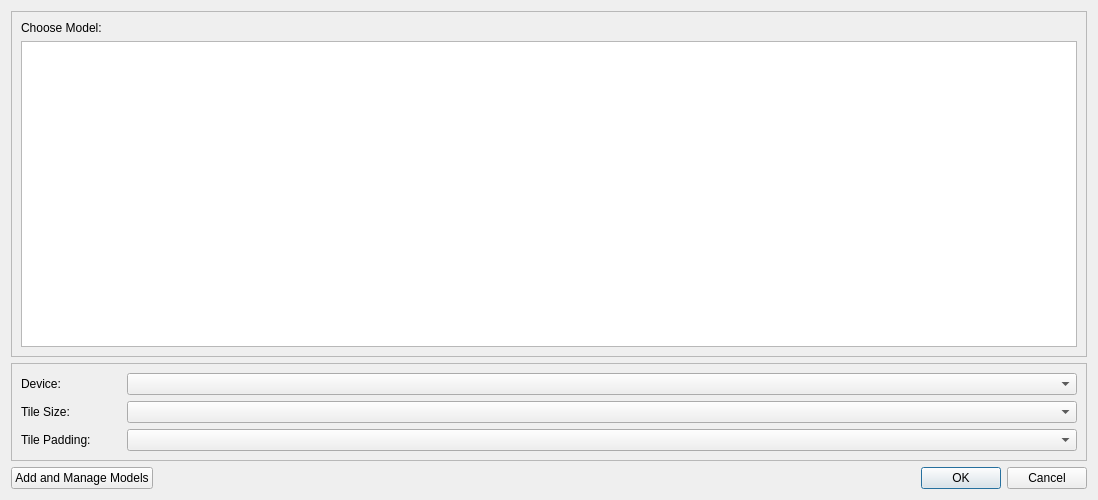
<?xml version="1.0" encoding="UTF-8"?>
<ui version="4.0">
 <class>Dialog</class>
 <widget class="QDialog" name="Dialog">
  <property name="geometry">
   <rect>
    <x>0</x>
    <y>0</y>
    <width>1098</width>
    <height>500</height>
   </rect>
  </property>
  <property name="minimumSize">
   <size>
    <width>0</width>
    <height>400</height>
   </size>
  </property>
  <property name="windowTitle">
   <string>Run Model</string>
  </property>
  <layout class="QVBoxLayout" name="verticalLayout">
   <item>
    <widget class="QFrame" name="frame">
     <property name="minimumSize">
      <size>
       <width>0</width>
       <height>300</height>
      </size>
     </property>
     <property name="frameShape">
      <enum>QFrame::StyledPanel</enum>
     </property>
     <property name="frameShadow">
      <enum>QFrame::Raised</enum>
     </property>
     <layout class="QVBoxLayout" name="verticalLayout_2">
      <item>
       <widget class="QLabel" name="label">
        <property name="text">
         <string>Choose Model:</string>
        </property>
       </widget>
      </item>
      <item>
       <widget class="QListWidget" name="listWidget">
        <property name="minimumSize">
         <size>
          <width>0</width>
          <height>250</height>
         </size>
        </property>
       </widget>
      </item>
     </layout>
    </widget>
   </item>
   <item>
    <widget class="QFrame" name="frame_2">
     <property name="frameShape">
      <enum>QFrame::StyledPanel</enum>
     </property>
     <property name="frameShadow">
      <enum>QFrame::Raised</enum>
     </property>
     <layout class="QGridLayout" name="gridLayout">
      <item row="0" column="0">
       <widget class="QFrame" name="frame_3">
        <property name="frameShape">
         <enum>QFrame::NoFrame</enum>
        </property>
        <property name="frameShadow">
         <enum>QFrame::Plain</enum>
        </property>
        <layout class="QHBoxLayout" name="horizontalLayout">
         <property name="leftMargin">
          <number>0</number>
         </property>
         <property name="topMargin">
          <number>0</number>
         </property>
         <property name="rightMargin">
          <number>0</number>
         </property>
         <property name="bottomMargin">
          <number>0</number>
         </property>
         <item>
          <widget class="QLabel" name="label_2">
           <property name="minimumSize">
            <size>
             <width>100</width>
             <height>0</height>
            </size>
           </property>
           <property name="maximumSize">
            <size>
             <width>100</width>
             <height>16777215</height>
            </size>
           </property>
           <property name="text">
            <string>Device:</string>
           </property>
          </widget>
         </item>
         <item>
          <widget class="QComboBox" name="device_combobox"/>
         </item>
        </layout>
       </widget>
      </item>
      <item row="1" column="0">
       <widget class="QFrame" name="frame_4">
        <property name="frameShape">
         <enum>QFrame::NoFrame</enum>
        </property>
        <property name="frameShadow">
         <enum>QFrame::Plain</enum>
        </property>
        <layout class="QHBoxLayout" name="horizontalLayout_2">
         <property name="leftMargin">
          <number>0</number>
         </property>
         <property name="topMargin">
          <number>0</number>
         </property>
         <property name="rightMargin">
          <number>0</number>
         </property>
         <property name="bottomMargin">
          <number>0</number>
         </property>
         <item>
          <widget class="QLabel" name="label_3">
           <property name="minimumSize">
            <size>
             <width>100</width>
             <height>0</height>
            </size>
           </property>
           <property name="maximumSize">
            <size>
             <width>100</width>
             <height>16777215</height>
            </size>
           </property>
           <property name="text">
            <string>Tile Size:</string>
           </property>
          </widget>
         </item>
         <item>
          <widget class="QComboBox" name="tileSize_combobox"/>
         </item>
        </layout>
       </widget>
      </item>
      <item row="2" column="0">
       <widget class="QFrame" name="frame_5">
        <property name="frameShape">
         <enum>QFrame::NoFrame</enum>
        </property>
        <property name="frameShadow">
         <enum>QFrame::Plain</enum>
        </property>
        <layout class="QHBoxLayout" name="horizontalLayout_3">
         <property name="leftMargin">
          <number>0</number>
         </property>
         <property name="topMargin">
          <number>0</number>
         </property>
         <property name="rightMargin">
          <number>0</number>
         </property>
         <property name="bottomMargin">
          <number>0</number>
         </property>
         <item>
          <widget class="QLabel" name="label_4">
           <property name="minimumSize">
            <size>
             <width>100</width>
             <height>0</height>
            </size>
           </property>
           <property name="maximumSize">
            <size>
             <width>100</width>
             <height>16777215</height>
            </size>
           </property>
           <property name="text">
            <string>Tile Padding:</string>
           </property>
          </widget>
         </item>
         <item>
          <widget class="QComboBox" name="tilePadding_combobox"/>
         </item>
        </layout>
       </widget>
      </item>
     </layout>
    </widget>
   </item>
   <item>
    <widget class="QFrame" name="frame_6">
     <property name="frameShape">
      <enum>QFrame::NoFrame</enum>
     </property>
     <property name="frameShadow">
      <enum>QFrame::Raised</enum>
     </property>
     <layout class="QHBoxLayout" name="horizontalLayout_4">
      <property name="leftMargin">
       <number>0</number>
      </property>
      <property name="topMargin">
       <number>0</number>
      </property>
      <property name="rightMargin">
       <number>0</number>
      </property>
      <property name="bottomMargin">
       <number>0</number>
      </property>
      <item>
       <widget class="QFrame" name="frame_7">
        <property name="frameShape">
         <enum>QFrame::NoFrame</enum>
        </property>
        <property name="frameShadow">
         <enum>QFrame::Raised</enum>
        </property>
        <layout class="QHBoxLayout" name="horizontalLayout_5">
         <property name="leftMargin">
          <number>0</number>
         </property>
         <property name="topMargin">
          <number>0</number>
         </property>
         <property name="rightMargin">
          <number>0</number>
         </property>
         <property name="bottomMargin">
          <number>0</number>
         </property>
         <item>
          <widget class="QPushButton" name="pushButton_modelManager">
           <property name="text">
            <string>Add and Manage Models</string>
           </property>
           <property name="icon">
            <iconset theme="list-add"/>
           </property>
          </widget>
         </item>
        </layout>
       </widget>
      </item>
      <item>
       <widget class="QDialogButtonBox" name="buttonBox">
        <property name="orientation">
         <enum>Qt::Horizontal</enum>
        </property>
        <property name="standardButtons">
         <set>QDialogButtonBox::Cancel|QDialogButtonBox::Ok</set>
        </property>
       </widget>
      </item>
     </layout>
    </widget>
   </item>
  </layout>
 </widget>
 <resources/>
 <connections>
  <connection>
   <sender>buttonBox</sender>
   <signal>accepted()</signal>
   <receiver>Dialog</receiver>
   <slot>accept()</slot>
   <hints>
    <hint type="sourcelabel">
     <x>248</x>
     <y>254</y>
    </hint>
    <hint type="destinationlabel">
     <x>157</x>
     <y>274</y>
    </hint>
   </hints>
  </connection>
  <connection>
   <sender>buttonBox</sender>
   <signal>rejected()</signal>
   <receiver>Dialog</receiver>
   <slot>reject()</slot>
   <hints>
    <hint type="sourcelabel">
     <x>316</x>
     <y>260</y>
    </hint>
    <hint type="destinationlabel">
     <x>286</x>
     <y>274</y>
    </hint>
   </hints>
  </connection>
 </connections>
</ui>
